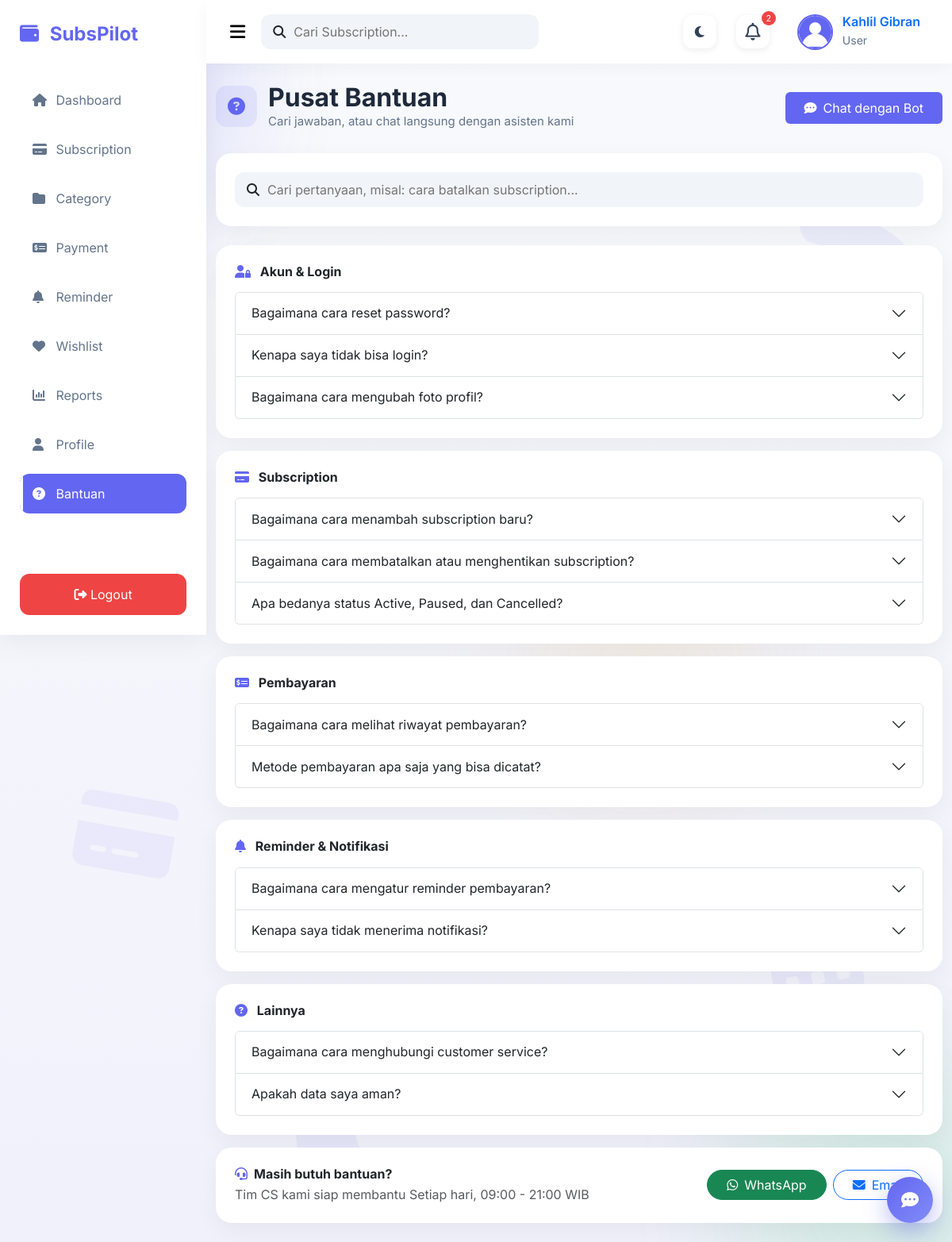
The app's page /support/index.php (signed in) with its own data.
### tables this page shows
CREATE TABLE `faq_categories` (
  `id` int(11) NOT NULL,
  `name` varchar(100) NOT NULL,
  `icon` varchar(50) DEFAULT 'fa-circle-question',
  `sort_order` int(11) NOT NULL DEFAULT 0,
  `created_at` timestamp NOT NULL DEFAULT current_timestamp()
);

CREATE TABLE `faqs` (
  `id` int(11) NOT NULL,
  `category_id` int(11) NOT NULL,
  `question` varchar(255) NOT NULL,
  `answer` text NOT NULL,
  `keywords` varchar(255) DEFAULT NULL,
  `sort_order` int(11) NOT NULL DEFAULT 0,
  `is_active` tinyint(1) NOT NULL DEFAULT 1,
  `created_at` timestamp NOT NULL DEFAULT current_timestamp(),
  `updated_at` timestamp NOT NULL DEFAULT current_timestamp() ON UPDATE current_timestamp()
);

CREATE TABLE `support_settings` (
  `id` int(11) NOT NULL,
  `whatsapp` varchar(30) DEFAULT NULL,
  `email` varchar(150) DEFAULT NULL,
  `operational_hours` varchar(150) DEFAULT NULL,
  `updated_at` timestamp NOT NULL DEFAULT current_timestamp() ON UPDATE current_timestamp()
);

### support/index.php (the view, shortened to what this page needs)
<?php
$db = new Database();
$conn = $db->connect();
$categories = $conn->query("SELECT * FROM faq_categories ORDER BY sort_order, name")->fetchAll();
$faqStmt = $conn->query("
    SELECT * FROM faqs
    WHERE is_active = 1
    ORDER BY category_id, sort_order, id
");
$allFaqs = $faqStmt->fetchAll();
$faqsByCategory = [];
foreach ($allFaqs as $f) {
    $faqsByCategory[$f['category_id']][] = $f;
}
$settingsStmt = $conn->query("SELECT * FROM support_settings LIMIT 1");
$settings = $settingsStmt->fetch() ?: [];
include "../templates/header.php";
include "../templates/sidebar.php";
include "../templates/navbar.php";
?>
<div class="main-content">
<div class="container-fluid py-4">
    <div class="d-flex flex-wrap justify-content-between align-items-center gap-3 mb-4">
        <div class="page-heading">
            <div class="page-icon"><i class="fa-solid fa-circle-question"></i></div>
            <div>
                <h2 class="title mb-0">Pusat Bantuan</h2>
                <p class="subtitle mb-0">Cari jawaban, atau chat langsung dengan asisten kami</p>
            </div>
        </div>
        <button class="btn btn-primary px-4 py-2" type="button" onclick="if(window.SubsBot) SubsBot.open();">
            <i class="fa-solid fa-comment-dots me-2"></i>Chat dengan Bot
        </button>
    </div>
    <div class="content-card p-4 mb-4 fade-up">
        <div class="search-box w-100" style="max-width:100%;">
            <i class="fa-solid fa-magnifying-glass"></i>
            <input type="text" id="faqSearch" placeholder="Cari pertanyaan, misal: cara batalkan subscription...">
        </div>
    </div>
    <?php foreach ($categories as $cat): ?>
        <?php $items = $faqsByCategory[$cat['id']] ?? []; if (empty($items)) continue; ?>
        <div class="content-card p-4 mb-3 fade-up faq-category-block" data-cat-name="<?= htmlspecialchars(strtolower($cat['name'])) ?>">
            <h6 class="fw-bold mb-3">
                <i class="fa-solid <?= htmlspecialchars($cat['icon']) ?> me-2" style="color:#6366F1;"></i>
                <?= htmlspecialchars($cat['name']) ?>
            </h6>
            <div class="accordion" id="acc-<?= $cat['id'] ?>">
                <?php foreach ($items as $f): ?>
                <div class="accordion-item faq-item" data-question="<?= htmlspecialchars(strtolower($f['question'])) ?>">
                    <h2 class="accordion-header">
                        <button class="accordion-button collapsed" type="button" data-bs-toggle="collapse" data-bs-target="#faq-<?= $f['id'] ?>">
                            <?= htmlspecialchars($f['question']) ?>
                        </button>
                    </h2>
                </div>
                <?php endforeach; ?>
            </div>
        </div>
    <?php endforeach; ?>
    <div class="content-card p-4 fade-up d-flex flex-wrap align-items-center justify-content-between gap-3">
        <div>
            <h6 class="fw-bold mb-1"><i class="fa-solid fa-headset me-2" style="color:#6366F1;"></i>Masih butuh bantuan?</h6>
            <p class="text-muted mb-0">Tim CS kami siap membantu <?= htmlspecialchars($settings['operational_hours'] ?? '') ?></p>
        </div>
        <div class="d-flex gap-2 flex-wrap">
            <?php if (!empty($settings['whatsapp'])): ?>
            <a class="btn btn-success rounded-pill px-4" target="_blank"
               href="https://wa.me/<?= htmlspecialchars(preg_replace('/\D/', '', $settings['whatsapp'])) ?>?text=<?= urlencode('Halo CS SubsPilot, saya butuh bantuan.') ?>">
                <i class="fa-brands fa-whatsapp me-2"></i>WhatsApp
            </a>
            <?php endif; ?>
            <?php if (!empty($settings['email'])): ?>
            <a class="btn btn-outline-primary rounded-pill px-4" href="mailto:<?= htmlspecialchars($settings['email']) ?>">
                <i class="fa-solid fa-envelope me-2"></i>Email
            </a>
            <?php endif; ?>
        </div>
    </div>
</div>
</div>
<?php include "../templates/footer.php"; ?>

### assets/css/dashboard.css (style rules this page uses)
* { margin:0; padding:0; box-sizing:border-box; font-family:'Inter',sans-serif; }
body { background:#F8FAFC; }
:root { --primary:#6366F1; --success:#22C55E; --warning:#F59E0B; --danger:#EF4444; --dark:#1E293B; --white:#FFFFFF; --background:#F8FAFC; --border:#E5E7EB; --fs-h1:32px; --fs-h2:24px; --fs-h3:20px; --fs-body:15px; --fs-small:13px; }
.title { font-size:28px; font-weight:700; color:#1E293B; }
.subtitle { color:#64748B; }
.btn-primary { background:var(--primary); border:none; }
.main-content { margin-left:260px; min-height:100vh; background:#F8FAFC; }
.search-box { width:350px; background:#F1F5F9; border-radius:12px; display:flex; align-items:center; padding:10px 15px; }
.search-box input { border:none; outline:none; background:none; width:100%; margin-left:10px; }
.page-heading { display:flex; align-items:center; gap:14px; margin-bottom:4px; }
.page-heading .page-icon { width:52px; height:52px; border-radius:14px; background:rgba(99,102,241,.1); color:#6366F1; display:flex; align-items:center; justify-content:center; font-size:22px; }
.content-card { background:#fff; border-radius:20px; box-shadow:0 10px 30px rgba(0,0,0,.05); border:none; }

### assets/css/style.css (style rules this page uses)
.main-content { min-height:100vh; background:#f8fafc; }
.title { font-size:var(--fs-h1, 32px); font-weight:700; color:#1e293b; }
.subtitle { color:#64748b; font-size:var(--fs-body, 16px); }

### assets/css/animations.css (style rules this page uses)
.search-box { transition:box-shadow .25s ease, background .25s ease; }
.main-content .title, .main-content .subtitle { animation:fadeInUp .45s ease both; }
.main-content .subtitle { animation-delay:.05s; }
.fade-up { opacity:0; animation:fadeInUp .5s ease forwards; }
.dashboard-card, .card, .stat-card, .content-card { transition:transform .3s ease, box-shadow .3s ease; }
.btn { transition:transform .2s ease, box-shadow .2s ease, filter .2s ease; position:relative; overflow:hidden; }

### assets/css/extra.css (style rules this page uses)
body { background:linear-gradient(180deg,#F8FAFC 0%,#F1F1FB 100%); }
.main-content { background:transparent !important; position:relative; }
.navbar-custom, .main-content { transition:margin-left .3s ease; }

### records on screen
faq_categories: name "Akun & Login"
faqs: question "Bagaimana cara reset password?"
faqs: question "Kenapa saya tidak bisa login?"
faqs: question "Bagaimana cara mengubah foto profil?"
faq_categories: name "Subscription"
faqs: question "Bagaimana cara menambah subscription baru?"
faqs: question "Bagaimana cara membatalkan atau menghentikan subscription?"
faqs: question "Apa bedanya status Active, Paused, dan Cancelled?"
faq_categories: name "Pembayaran"
faqs: question "Bagaimana cara melihat riwayat pembayaran?"
faqs: question "Metode pembayaran apa saja yang bisa dicatat?"
faq_categories: name "Reminder & Notifikasi"
faqs: question "Bagaimana cara mengatur reminder pembayaran?"
faqs: question "Kenapa saya tidak menerima notifikasi?"
faq_categories: name "Lainnya"
faqs: question "Bagaimana cara menghubungi customer service?"
faqs: question "Apakah data saya aman?"
support_settings: operational_hours "Setiap hari, 09:00 - 21:00 WIB"

### other values on screen
count($__notifItems) "2"
$_SESSION['fullname'] "Kahlil Gibran"
$_SESSION['role'] "User"
